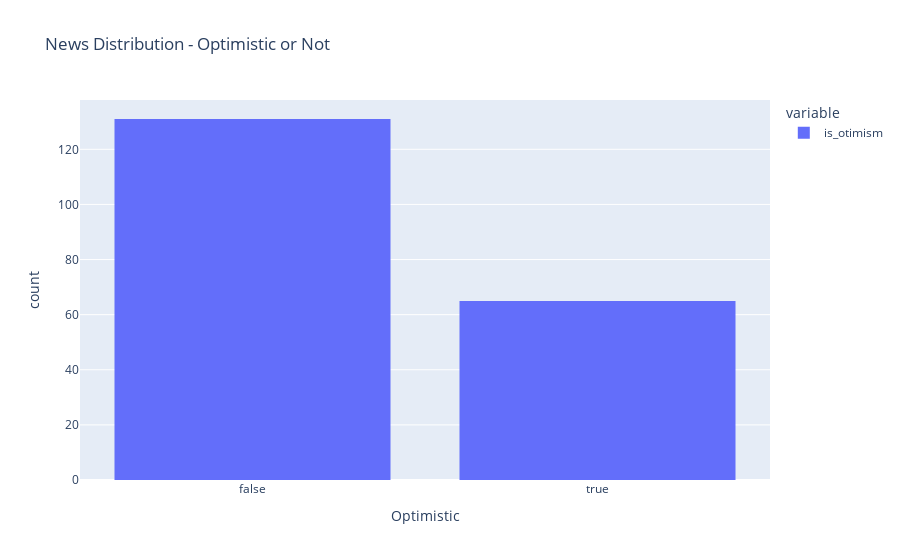

The notebook cell this image was saved under:
### Code cell
fig = px.histogram(y.astype(bool), title='News Distribution - Optimistic or Not', labels={'value': 'Optimistic'})
fig.show()

### Figure 1 — Plotly figure (JSON) as saved in the notebook; plotly's stock layout.template omitted (floating-point values rounded to 4 significant figures; data arrays with more than 128 entries replaced by an {"elided": "..."} marker saying what was removed)
{"data": [{"bingroup": "x", "hovertemplate": "variable=is_otimism<br>Optimistic=%{x}<br>count=%{y}<extra></extra>", "legendgroup": "is_otimism", "marker": {"color": "#636efa", "pattern": {"shape": ""}}, "name": "is_otimism", "orientation": "v", "showlegend": true, "type": "histogram", "x": {"elided": "196 bool values"}, "xaxis": "x", "yaxis": "y"}], "layout": {"barmode": "relative", "legend": {"title": {"text": "variable"}, "tracegroupgap": 0}, "title": {"text": "News Distribution - Optimistic or Not"}, "xaxis": {"anchor": "y", "domain": [0, 1], "title": {"text": "Optimistic"}}, "yaxis": {"anchor": "x", "domain": [0, 1], "title": {"text": "count"}}}}
